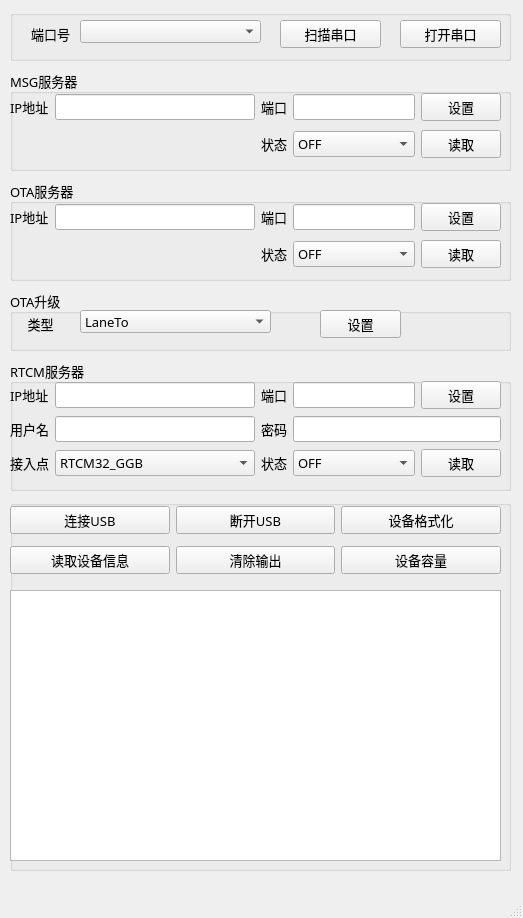
<?xml version="1.0" encoding="UTF-8"?>
<ui version="4.0">
 <class>poshub_tool</class>
 <widget class="QMainWindow" name="poshub_tool">
  <property name="geometry">
   <rect>
    <x>0</x>
    <y>0</y>
    <width>523</width>
    <height>918</height>
   </rect>
  </property>
  <property name="sizePolicy">
   <sizepolicy hsizetype="Fixed" vsizetype="Fixed">
    <horstretch>0</horstretch>
    <verstretch>0</verstretch>
   </sizepolicy>
  </property>
  <property name="font">
   <font>
    <family>新宋体</family>
    <pointsize>10</pointsize>
   </font>
  </property>
  <property name="windowTitle">
   <string>poshub_tool</string>
  </property>
  <property name="layoutDirection">
   <enum>Qt::LeftToRight</enum>
  </property>
  <property name="iconSize">
   <size>
    <width>50</width>
    <height>50</height>
   </size>
  </property>
  <property name="toolButtonStyle">
   <enum>Qt::ToolButtonTextOnly</enum>
  </property>
  <widget class="QWidget" name="centralwidget">
   <widget class="QGroupBox" name="groupBox_rtcm_server">
    <property name="geometry">
     <rect>
      <x>10</x>
      <y>360</y>
      <width>501</width>
      <height>131</height>
     </rect>
    </property>
    <property name="font">
     <font>
      <pointsize>10</pointsize>
     </font>
    </property>
    <property name="title">
     <string>RTCM服务器</string>
    </property>
    <widget class="QWidget" name="gridLayoutWidget">
     <property name="geometry">
      <rect>
       <x>0</x>
       <y>20</y>
       <width>491</width>
       <height>101</height>
      </rect>
     </property>
     <layout class="QGridLayout" name="gridLayout_rtcm_server">
      <item row="1" column="1">
       <widget class="QLineEdit" name="lineEdit_rtcm_name">
        <property name="alignment">
         <set>Qt::AlignCenter</set>
        </property>
       </widget>
      </item>
      <item row="2" column="4">
       <widget class="QPushButton" name="pushButton_rtcm_read">
        <property name="font">
         <font>
          <family>新宋体</family>
          <pointsize>10</pointsize>
         </font>
        </property>
        <property name="text">
         <string>读取</string>
        </property>
       </widget>
      </item>
      <item row="1" column="3" colspan="2">
       <widget class="QLineEdit" name="lineEdit_rtcm_pwd">
        <property name="frame">
         <bool>true</bool>
        </property>
        <property name="echoMode">
         <enum>QLineEdit::PasswordEchoOnEdit</enum>
        </property>
        <property name="alignment">
         <set>Qt::AlignCenter</set>
        </property>
       </widget>
      </item>
      <item row="0" column="4">
       <widget class="QPushButton" name="pushButton_rtcm_set">
        <property name="font">
         <font>
          <family>新宋体</family>
          <pointsize>10</pointsize>
         </font>
        </property>
        <property name="text">
         <string>设置</string>
        </property>
       </widget>
      </item>
      <item row="0" column="3">
       <widget class="QLineEdit" name="lineEdit_rtcm_port">
        <property name="text">
         <string/>
        </property>
        <property name="maxLength">
         <number>6</number>
        </property>
        <property name="alignment">
         <set>Qt::AlignCenter</set>
        </property>
       </widget>
      </item>
      <item row="2" column="2">
       <widget class="QLabel" name="label_rtcm_state">
        <property name="text">
         <string>状态</string>
        </property>
        <property name="alignment">
         <set>Qt::AlignCenter</set>
        </property>
       </widget>
      </item>
      <item row="0" column="0">
       <widget class="QLabel" name="label_rtcm_ip">
        <property name="text">
         <string>IP地址</string>
        </property>
       </widget>
      </item>
      <item row="2" column="3">
       <widget class="QComboBox" name="comboBox_rtcm_state">
        <property name="maxCount">
         <number>2</number>
        </property>
        <item>
         <property name="text">
          <string>OFF</string>
         </property>
        </item>
        <item>
         <property name="text">
          <string>ON</string>
         </property>
        </item>
       </widget>
      </item>
      <item row="0" column="1">
       <widget class="QLineEdit" name="lineEdit_rtcm_ip">
        <property name="minimumSize">
         <size>
          <width>200</width>
          <height>20</height>
         </size>
        </property>
        <property name="text">
         <string/>
        </property>
        <property name="alignment">
         <set>Qt::AlignCenter</set>
        </property>
       </widget>
      </item>
      <item row="2" column="0">
       <widget class="QLabel" name="label_rtcm_point">
        <property name="text">
         <string>接入点</string>
        </property>
       </widget>
      </item>
      <item row="1" column="0">
       <widget class="QLabel" name="label_rtcm_name">
        <property name="text">
         <string>用户名</string>
        </property>
       </widget>
      </item>
      <item row="1" column="2">
       <widget class="QLabel" name="label_rtcm_pwd">
        <property name="text">
         <string>密码</string>
        </property>
       </widget>
      </item>
      <item row="0" column="2">
       <widget class="QLabel" name="label_rtcm_port">
        <property name="text">
         <string>端口</string>
        </property>
       </widget>
      </item>
      <item row="2" column="1">
       <widget class="QComboBox" name="comboBox_rtcm_point">
        <item>
         <property name="text">
          <string>RTCM32_GGB</string>
         </property>
        </item>
        <item>
         <property name="text">
          <string>BJJZ1</string>
         </property>
        </item>
        <item>
         <property name="text">
          <string>GUDN1</string>
         </property>
        </item>
        <item>
         <property name="text">
          <string>RTCM30_GG</string>
         </property>
        </item>
        <item>
         <property name="text">
          <string>AUTO</string>
         </property>
        </item>
       </widget>
      </item>
     </layout>
    </widget>
   </widget>
   <widget class="QGroupBox" name="groupBox_uart_cfg">
    <property name="geometry">
     <rect>
      <x>10</x>
      <y>10</y>
      <width>501</width>
      <height>51</height>
     </rect>
    </property>
    <property name="font">
     <font>
      <pointsize>10</pointsize>
     </font>
    </property>
    <property name="title">
     <string/>
    </property>
    <widget class="QLabel" name="label_port">
     <property name="geometry">
      <rect>
       <x>0</x>
       <y>10</y>
       <width>81</width>
       <height>28</height>
      </rect>
     </property>
     <property name="font">
      <font>
       <family>新宋体</family>
       <pointsize>10</pointsize>
      </font>
     </property>
     <property name="text">
      <string>端口号</string>
     </property>
     <property name="alignment">
      <set>Qt::AlignCenter</set>
     </property>
    </widget>
    <widget class="QComboBox" name="comboBox_port">
     <property name="geometry">
      <rect>
       <x>70</x>
       <y>10</y>
       <width>181</width>
       <height>23</height>
      </rect>
     </property>
     <property name="font">
      <font>
       <family>新宋体</family>
       <pointsize>10</pointsize>
      </font>
     </property>
    </widget>
    <widget class="QPushButton" name="pushButton_scanport">
     <property name="geometry">
      <rect>
       <x>270</x>
       <y>10</y>
       <width>101</width>
       <height>28</height>
      </rect>
     </property>
     <property name="font">
      <font>
       <family>新宋体</family>
       <pointsize>10</pointsize>
       <weight>50</weight>
       <bold>false</bold>
      </font>
     </property>
     <property name="styleSheet">
      <string notr="true">alternate-background-color: rgb(0, 255, 0);
alternate-background-color: rgb(225, 225, 225);</string>
     </property>
     <property name="text">
      <string>扫描串口</string>
     </property>
    </widget>
    <widget class="QPushButton" name="pushButton_ctrlport">
     <property name="geometry">
      <rect>
       <x>390</x>
       <y>10</y>
       <width>101</width>
       <height>28</height>
      </rect>
     </property>
     <property name="font">
      <font>
       <family>新宋体</family>
       <pointsize>10</pointsize>
       <weight>50</weight>
       <bold>false</bold>
      </font>
     </property>
     <property name="styleSheet">
      <string notr="true">alternate-background-color: rgb(0, 255, 0);
alternate-background-color: rgb(225, 225, 225);</string>
     </property>
     <property name="text">
      <string>打开串口</string>
     </property>
    </widget>
   </widget>
   <widget class="QGroupBox" name="groupBox_msg_server">
    <property name="geometry">
     <rect>
      <x>10</x>
      <y>70</y>
      <width>501</width>
      <height>101</height>
     </rect>
    </property>
    <property name="font">
     <font>
      <pointsize>10</pointsize>
     </font>
    </property>
    <property name="title">
     <string>MSG服务器</string>
    </property>
    <widget class="QWidget" name="gridLayoutWidget_3">
     <property name="geometry">
      <rect>
       <x>0</x>
       <y>20</y>
       <width>491</width>
       <height>71</height>
      </rect>
     </property>
     <layout class="QGridLayout" name="gridLayout_msg_server">
      <item row="0" column="4">
       <widget class="QPushButton" name="pushButton_msg_set">
        <property name="font">
         <font>
          <family>新宋体</family>
          <pointsize>10</pointsize>
         </font>
        </property>
        <property name="text">
         <string>设置</string>
        </property>
       </widget>
      </item>
      <item row="1" column="4">
       <widget class="QPushButton" name="pushButton_msg_read">
        <property name="font">
         <font>
          <family>新宋体</family>
          <pointsize>10</pointsize>
         </font>
        </property>
        <property name="text">
         <string>读取</string>
        </property>
       </widget>
      </item>
      <item row="0" column="1">
       <widget class="QLineEdit" name="lineEdit_msg_ip">
        <property name="minimumSize">
         <size>
          <width>200</width>
          <height>20</height>
         </size>
        </property>
        <property name="text">
         <string/>
        </property>
        <property name="alignment">
         <set>Qt::AlignCenter</set>
        </property>
       </widget>
      </item>
      <item row="0" column="0">
       <widget class="QLabel" name="label_msg_ip">
        <property name="font">
         <font>
          <pointsize>10</pointsize>
         </font>
        </property>
        <property name="text">
         <string>IP地址</string>
        </property>
       </widget>
      </item>
      <item row="0" column="3">
       <widget class="QLineEdit" name="lineEdit_msg_port">
        <property name="text">
         <string/>
        </property>
        <property name="maxLength">
         <number>6</number>
        </property>
        <property name="alignment">
         <set>Qt::AlignCenter</set>
        </property>
       </widget>
      </item>
      <item row="0" column="2">
       <widget class="QLabel" name="label_msg_port">
        <property name="text">
         <string>端口</string>
        </property>
       </widget>
      </item>
      <item row="1" column="3">
       <widget class="QComboBox" name="comboBox_msg_state">
        <property name="maxCount">
         <number>2</number>
        </property>
        <item>
         <property name="text">
          <string>OFF</string>
         </property>
        </item>
        <item>
         <property name="text">
          <string>ON</string>
         </property>
        </item>
       </widget>
      </item>
      <item row="1" column="2">
       <widget class="QLabel" name="label_msg_state">
        <property name="text">
         <string>状态</string>
        </property>
        <property name="alignment">
         <set>Qt::AlignCenter</set>
        </property>
       </widget>
      </item>
     </layout>
    </widget>
   </widget>
   <widget class="QGroupBox" name="groupBox">
    <property name="geometry">
     <rect>
      <x>10</x>
      <y>500</y>
      <width>501</width>
      <height>371</height>
     </rect>
    </property>
    <property name="title">
     <string/>
    </property>
    <widget class="QWidget" name="gridLayoutWidget_6">
     <property name="geometry">
      <rect>
       <x>0</x>
       <y>0</y>
       <width>491</width>
       <height>81</height>
      </rect>
     </property>
     <layout class="QGridLayout" name="gridLayout_mcu_ctrl">
      <item row="0" column="0">
       <widget class="QPushButton" name="pushButton_conn_usb">
        <property name="text">
         <string>连接USB</string>
        </property>
       </widget>
      </item>
      <item row="0" column="1">
       <widget class="QPushButton" name="pushButton_close_usb">
        <property name="text">
         <string>断开USB</string>
        </property>
       </widget>
      </item>
      <item row="0" column="2">
       <widget class="QPushButton" name="pushButton_mk_disk">
        <property name="text">
         <string>设备格式化</string>
        </property>
       </widget>
      </item>
      <item row="1" column="0">
       <widget class="QPushButton" name="pushButton_read_mcu">
        <property name="text">
         <string>读取设备信息</string>
        </property>
       </widget>
      </item>
      <item row="1" column="2">
       <widget class="QPushButton" name="pushButton_read_disk">
        <property name="text">
         <string>设备容量</string>
        </property>
       </widget>
      </item>
      <item row="1" column="1">
       <widget class="QPushButton" name="pushButton_clearn">
        <property name="text">
         <string>清除输出</string>
        </property>
       </widget>
      </item>
     </layout>
    </widget>
    <widget class="QTextBrowser" name="textBrowser_logout">
     <property name="geometry">
      <rect>
       <x>0</x>
       <y>90</y>
       <width>491</width>
       <height>271</height>
      </rect>
     </property>
    </widget>
   </widget>
   <widget class="QGroupBox" name="groupBox_ota_server">
    <property name="geometry">
     <rect>
      <x>10</x>
      <y>180</y>
      <width>501</width>
      <height>101</height>
     </rect>
    </property>
    <property name="font">
     <font>
      <pointsize>10</pointsize>
     </font>
    </property>
    <property name="title">
     <string>OTA服务器</string>
    </property>
    <widget class="QWidget" name="gridLayoutWidget_4">
     <property name="geometry">
      <rect>
       <x>0</x>
       <y>20</y>
       <width>491</width>
       <height>71</height>
      </rect>
     </property>
     <layout class="QGridLayout" name="gridLayout_ota_server">
      <item row="0" column="4">
       <widget class="QPushButton" name="pushButton_ota_set">
        <property name="font">
         <font>
          <family>新宋体</family>
          <pointsize>10</pointsize>
         </font>
        </property>
        <property name="text">
         <string>设置</string>
        </property>
       </widget>
      </item>
      <item row="1" column="4">
       <widget class="QPushButton" name="pushButton_ota_read">
        <property name="font">
         <font>
          <family>新宋体</family>
          <pointsize>10</pointsize>
         </font>
        </property>
        <property name="text">
         <string>读取</string>
        </property>
       </widget>
      </item>
      <item row="0" column="1">
       <widget class="QLineEdit" name="lineEdit_ota_ip">
        <property name="minimumSize">
         <size>
          <width>200</width>
          <height>20</height>
         </size>
        </property>
        <property name="text">
         <string/>
        </property>
        <property name="alignment">
         <set>Qt::AlignCenter</set>
        </property>
       </widget>
      </item>
      <item row="0" column="0">
       <widget class="QLabel" name="label_ota_ip">
        <property name="font">
         <font>
          <pointsize>10</pointsize>
         </font>
        </property>
        <property name="text">
         <string>IP地址</string>
        </property>
       </widget>
      </item>
      <item row="0" column="3">
       <widget class="QLineEdit" name="lineEdit_ota_port">
        <property name="text">
         <string/>
        </property>
        <property name="maxLength">
         <number>6</number>
        </property>
        <property name="alignment">
         <set>Qt::AlignCenter</set>
        </property>
       </widget>
      </item>
      <item row="0" column="2">
       <widget class="QLabel" name="label_ota_port">
        <property name="text">
         <string>端口</string>
        </property>
       </widget>
      </item>
      <item row="1" column="3">
       <widget class="QComboBox" name="comboBox_ota_state">
        <property name="maxCount">
         <number>2</number>
        </property>
        <item>
         <property name="text">
          <string>OFF</string>
         </property>
        </item>
        <item>
         <property name="text">
          <string>ON</string>
         </property>
        </item>
       </widget>
      </item>
      <item row="1" column="2">
       <widget class="QLabel" name="label_ota_state">
        <property name="text">
         <string>状态</string>
        </property>
        <property name="alignment">
         <set>Qt::AlignCenter</set>
        </property>
       </widget>
      </item>
     </layout>
    </widget>
   </widget>
   <widget class="QGroupBox" name="groupBox_OTA_updata">
    <property name="geometry">
     <rect>
      <x>10</x>
      <y>290</y>
      <width>501</width>
      <height>61</height>
     </rect>
    </property>
    <property name="font">
     <font>
      <pointsize>10</pointsize>
     </font>
    </property>
    <property name="title">
     <string>OTA升级</string>
    </property>
    <widget class="QLabel" name="label_ota_type">
     <property name="geometry">
      <rect>
       <x>-10</x>
       <y>20</y>
       <width>81</width>
       <height>28</height>
      </rect>
     </property>
     <property name="font">
      <font>
       <family>新宋体</family>
       <pointsize>10</pointsize>
      </font>
     </property>
     <property name="text">
      <string>类型</string>
     </property>
     <property name="alignment">
      <set>Qt::AlignCenter</set>
     </property>
    </widget>
    <widget class="QComboBox" name="comboBox_ota_type">
     <property name="geometry">
      <rect>
       <x>70</x>
       <y>20</y>
       <width>191</width>
       <height>23</height>
      </rect>
     </property>
     <property name="font">
      <font>
       <family>新宋体</family>
       <pointsize>10</pointsize>
      </font>
     </property>
     <item>
      <property name="text">
       <string>LaneTo</string>
      </property>
     </item>
     <item>
      <property name="text">
       <string>Poshub</string>
      </property>
     </item>
     <item>
      <property name="text">
       <string>LaneTo and Poshub</string>
      </property>
     </item>
    </widget>
    <widget class="QPushButton" name="pushButton_ota_enable">
     <property name="geometry">
      <rect>
       <x>310</x>
       <y>20</y>
       <width>81</width>
       <height>28</height>
      </rect>
     </property>
     <property name="font">
      <font>
       <family>新宋体</family>
       <pointsize>10</pointsize>
       <weight>50</weight>
       <bold>false</bold>
      </font>
     </property>
     <property name="styleSheet">
      <string notr="true">alternate-background-color: rgb(0, 255, 0);
alternate-background-color: rgb(225, 225, 225);</string>
     </property>
     <property name="text">
      <string>设置</string>
     </property>
    </widget>
   </widget>
  </widget>
  <widget class="QMenuBar" name="menubar">
   <property name="geometry">
    <rect>
     <x>0</x>
     <y>0</y>
     <width>523</width>
     <height>26</height>
    </rect>
   </property>
  </widget>
  <widget class="QStatusBar" name="statusbar"/>
  <action name="actionabout">
   <property name="text">
    <string>about</string>
   </property>
  </action>
  <action name="actionabout_2">
   <property name="text">
    <string>about</string>
   </property>
  </action>
 </widget>
 <tabstops>
  <tabstop>lineEdit_msg_ip</tabstop>
  <tabstop>lineEdit_msg_port</tabstop>
  <tabstop>comboBox_msg_state</tabstop>
  <tabstop>pushButton_msg_set</tabstop>
  <tabstop>pushButton_msg_read</tabstop>
  <tabstop>lineEdit_rtcm_ip</tabstop>
  <tabstop>lineEdit_rtcm_port</tabstop>
  <tabstop>lineEdit_rtcm_name</tabstop>
  <tabstop>lineEdit_rtcm_pwd</tabstop>
  <tabstop>comboBox_rtcm_point</tabstop>
  <tabstop>comboBox_rtcm_state</tabstop>
  <tabstop>pushButton_rtcm_set</tabstop>
  <tabstop>pushButton_rtcm_read</tabstop>
  <tabstop>pushButton_conn_usb</tabstop>
  <tabstop>pushButton_close_usb</tabstop>
  <tabstop>pushButton_mk_disk</tabstop>
  <tabstop>pushButton_read_mcu</tabstop>
 </tabstops>
 <resources/>
 <connections/>
</ui>
